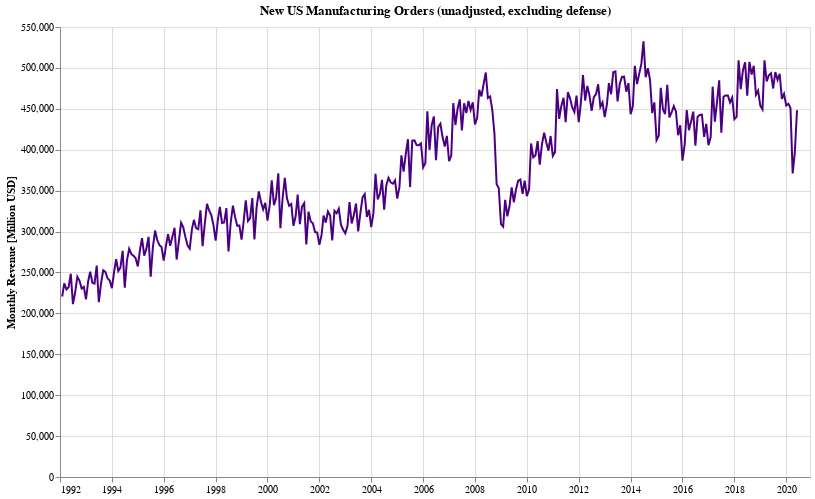

Notebook cell for this chart:
### Markdown cell above
## New Orders

### Code cell
def reshapeFor(df, code):
    subset = df[df.Code == code].drop('Code', axis=1).reset_index().copy()
    melted = subset.melt(id_vars=['Year'])
    melted['dt'] = pd.to_datetime(melted['Year'].astype(str) + melted['variable'], format='%Y%b')
    
    return melted

def chartFor(df, code, label):
    melted = reshapeFor(df, code)
    return alt.Chart(melted.sort_values('dt')).mark_line(color='indigo').encode(
        alt.X('dt', axis=alt.Axis(title='')),
        alt.Y('value:Q', axis=alt.Axis(title='Monthly Revenue [Million USD]')),
        tooltip=[alt.Tooltip('value:Q'), alt.Tooltip('dt:T', format='%B - %Y')]
    ).properties(
        title=label,
        height=450,
        width=750,
    )

dfm = dfs['NewOrders']

chartFor(dfm, 'UMXDNO', 'New US Manufacturing Orders (unadjusted, excluding defense)')

### Figure 1 — Vega-Lite specification as saved in the notebook (floating-point values rounded to 4 significant figures; data arrays with more than 128 entries replaced by an {"elided": "..."} marker saying what was removed)
{"config": {"view": {"continuousWidth": 400, "continuousHeight": 300}}, "data": {"name": "data-ef08b64a48c41fe4e85f34ef2ef928b6"}, "mark": {"type": "line", "color": "indigo"}, "encoding": {"tooltip": [{"type": "quantitative", "field": "value"}, {"type": "temporal", "field": "dt", "format": "%B - %Y"}], "x": {"type": "temporal", "axis": {"title": ""}, "field": "dt"}, "y": {"type": "quantitative", "axis": {"title": "Monthly Revenue [Million USD]"}, "field": "value"}}, "height": 450, "title": "New US Manufacturing Orders (unadjusted, excluding defense)", "width": 750, "$schema": "https://vega.github.io/schema/vega-lite/v4.8.1.json", "datasets": {"data-ef08b64a48c41fe4e85f34ef2ef928b6": {"elided": "348 records"}}}
